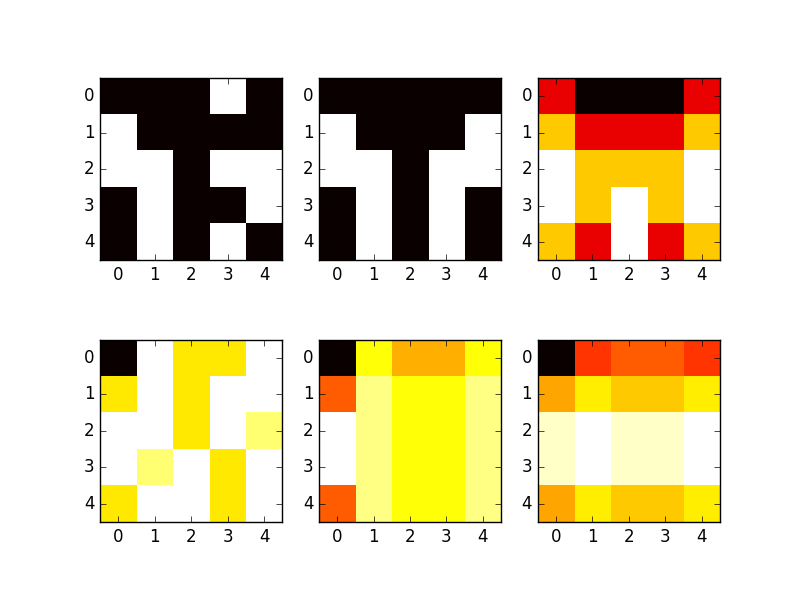

Write the Python code that produced this figure.
from Pattern import Pattern
import numpy as np
import matplotlib.pyplot as plt

test=Pattern(5,5)
test.set(np.array([[0,0,0,5,0],[5,0,0,0,0],[5,5,0,5,5],[0,5,0,0,5],[0,5,0,5,0]]))
A=test.get()
B=test.autocor()

test.mirror(1)
C=test.get()
D=test.autocor()

test.evolve("mean")
E=test.get()
F=test.autocor()

plt.subplot(231)
plt.imshow(A, cmap='hot', interpolation='nearest')
plt.subplot(234)
plt.imshow(B, cmap='hot', interpolation='nearest')
plt.subplot(232)
plt.imshow(C, cmap='hot', interpolation='nearest')
plt.subplot(235)
plt.imshow(D, cmap='hot', interpolation='nearest')
plt.subplot(233)
plt.imshow(E, cmap='hot', interpolation='nearest')
plt.subplot(236)
plt.imshow(F, cmap='hot', interpolation='nearest')
plt.show()
